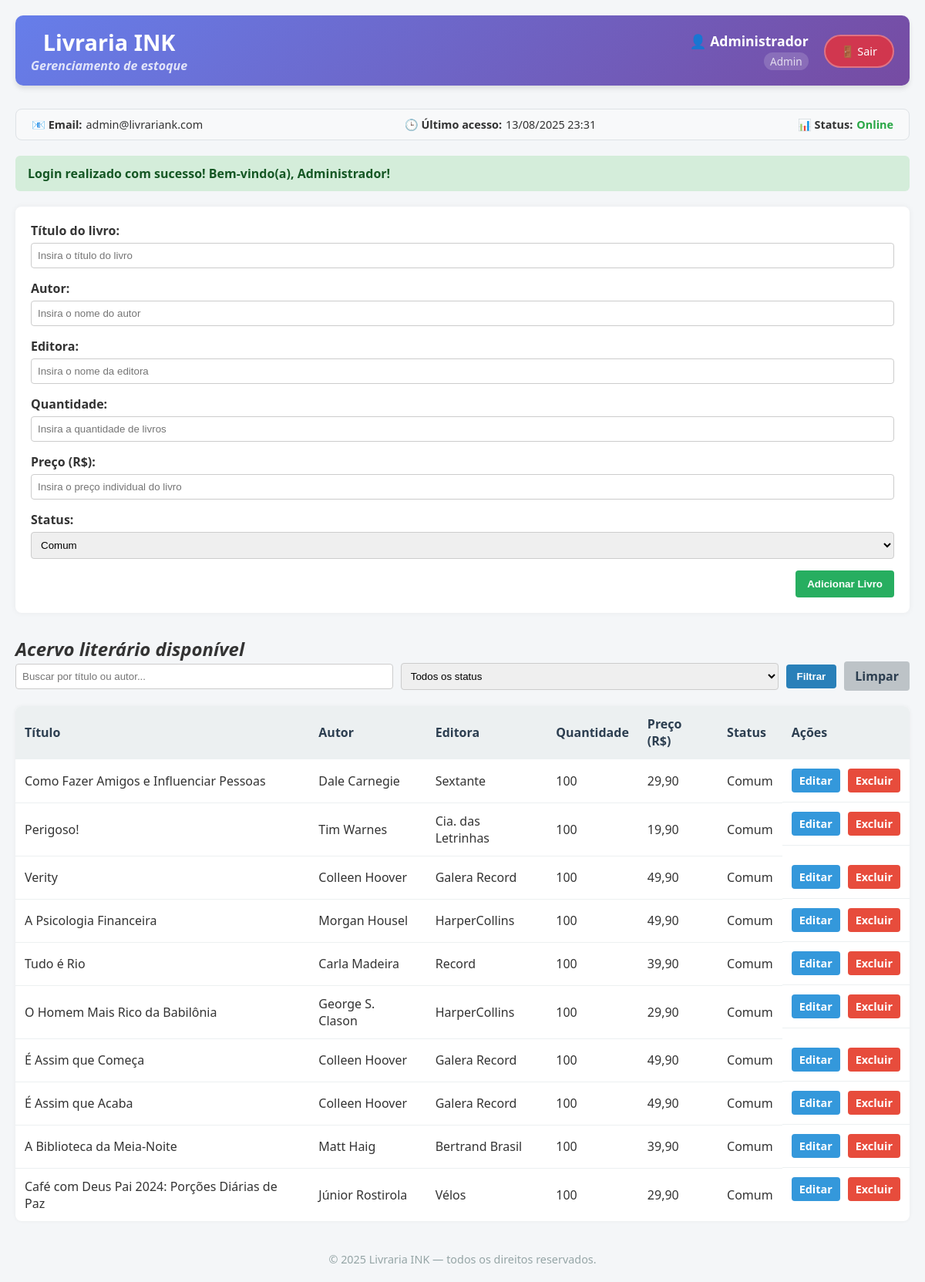
/index.php (signed in), run on the app's committed database.
### tables this page shows
CREATE TABLE livros (
    id INT AUTO_INCREMENT PRIMARY KEY,
    titulo VARCHAR(255) NOT NULL,
    autor VARCHAR(255) NOT NULL,
    editora VARCHAR(255),
    quantidade INT DEFAULT 0,
    preco DECIMAL(10, 2) NOT NULL,
    status ENUM('Comum', 'Raro', 'Coleção', 'Avulso', 'Autografado') NOT NULL DEFAULT 'Comum'
);

### index.php (called while the page is built, shortened)
<?php
require_once 'utils/middleware.php';
require __DIR__ . '/utils/conexao.php';
require __DIR__ . '/models/Livro.php';
require __DIR__ . '/models/LivroDAO.php';
require __DIR__ . '/controllers/LivroController.php';
$controller = new LivroController($conn);
$livroEdit = $controller->buscarLivroParaEdicao();
$livros = $controller->listarLivros();
[$mensagemAuth, $tipoMensagemAuth] = getMensagemFlash();
[$mensagemController, $tipoMensagemController] = $controller->pegarMensagem();
$mensagem = $mensagemController ?: $mensagemAuth;
$tipoMensagem = $mensagemController ? $tipoMensagemController : $tipoMensagemAuth;
$filtros = $controller->getFiltros();
$busca = $filtros['busca'];
$usuarioLogado = getUsuarioLogado();
require __DIR__ . '/views/home.php';

### utils/middleware.php (called while the page is built, shortened)
<?php
function usuarioLogado(): bool
{
    return isset($_SESSION['usuario_id']) &&
           isset($_SESSION['usuario_email']) &&
           !empty($_SESSION['usuario_id']) &&
           is_numeric($_SESSION['usuario_id']);
}
function getUsuarioLogado(): ?array
{
    return [
        'id' => (int)$_SESSION['usuario_id'],
        'nome' => $_SESSION['usuario_nome'] ?? '',
        'email' => $_SESSION['usuario_email'] ?? '',
        'tipo' => $_SESSION['usuario_tipo'] ?? 'funcionario'
    ];
}
function getMensagemFlash(): array
{
    $mensagem = $_SESSION['mensagem'] ?? '';
    $tipo = $_SESSION['tipo_mensagem'] ?? '';
    return [$mensagem, $tipo];
}

### controllers/LivroController.php (called while the page is built, shortened)
<?php
require_once __DIR__ . '/../models/Livro.php';
require_once __DIR__ . '/../models/LivroDAO.php';
class LivroController
{
    private LivroDAO $livroDAO;
    public function __construct(mysqli $conn)
    {
        $this->livroDAO = new LivroDAO($conn);
    }
    public function getFiltros(): array
{
    return [
        'busca' => $_GET['busca'] ?? '',
        'statusFiltro' => $_GET['status'] ?? '',
    ];
}
    public function buscarLivroParaEdicao(): ?Livro
    {
        if (!isset($_GET['editar'])) {
            return null;
        }
        $idEditar = intval($_GET['editar']);
        $livro = $this->livroDAO->buscarPorId($idEditar);
        return $livro;
    }
    public function listarLivros(): array
    {
        $busca = $_GET['busca'] ?? '';
        $statusFiltro = $_GET['status'] ?? '';
        try {
            return $this->livroDAO->listar($busca, $statusFiltro);
        } catch (Exception $e) {
            $this->setMensagem("Erro ao carregar livros.", "alert-danger");
            return [];
        }
    }
    public function pegarMensagem(): array
    {
        $msg = $_SESSION['mensagem'] ?? '';
        $tipo = $_SESSION['tipo_mensagem'] ?? '';
        return [$msg, $tipo];
    }
}

### models/LivroDAO.php (called while the page is built, shortened)
<?php
require_once 'Livro.php';
class LivroDAO
{
    private mysqli $conn;
    public function __construct(mysqli $conn)
    {
        $this->conn = $conn;
    }
    public function listar(string $busca = '', string $status = ''): array
    {
        $where = [];
        $params = [];
        $sql = "SELECT * FROM livros";
        $sql .= " ORDER BY id DESC";
        $stmt = $this->conn->prepare($sql);
        $stmt->execute();
        $res = $stmt->get_result();
        $livros = [];
        while ($row = $res->fetch_assoc()) {
            $livros[] = Livro::fromArray($row);
        }
        return $livros;
    }
}

### models/Livro.php (called while the page is built, shortened)
<?php
class Livro
{
    public function __construct(
        ?int $id = null,
        string $titulo = '',
        string $autor = '',
        string $editora = '',
        int $quantidade = 0,
        float $preco = 0.0,
        string $status = 'Comum'
    ) {
        $this->id = $id;
        $this->titulo = $titulo;
        $this->autor = $autor;
        $this->editora = $editora;
        $this->quantidade = $quantidade;
        $this->preco = $preco;
    }
    public function setStatus(string $status): void
    {
        $this->status = in_array($status, self::STATUS_VALIDOS) ? $status : 'Comum';
    }
    public static function fromArray(array $data): Livro
    {
        return new Livro(
            $data['id'] ?? null,
            $data['titulo'] ?? '',
            $data['autor'] ?? '',
            $data['editora'] ?? '',
            isset($data['quantidade']) ? (int)$data['quantidade'] : 0,
            isset($data['preco']) ? (float)$data['preco'] : 0.0,
            $data['status'] ?? 'Comum'
        );
    }
}

### views/home.php (the view, shortened to what this page needs)
<!DOCTYPE html>
<html lang="pt-BR">
<head>
</head>
<body>
<header>
    <div class="header-main">
        <div class="logo-section">
            <div>
                <h1>Livraria INK</h1>
                <h2><em>Gerenciamento de estoque</em></h2>
            </div>
        </div>
        <div class="user-section">
            <div class="user-info">
                <span class="user-name">👤 <?= htmlspecialchars($usuarioLogado['nome'] ?? 'Usuário', ENT_QUOTES, 'UTF-8') ?></span>
                <span class="user-role"><?= ucfirst($usuarioLogado['tipo'] ?? 'funcionario') ?></span>
            </div>
            <div class="user-actions">
                <a href="?logout=1" class="btn-logout" onclick="return confirm('⚠️ Tem certeza que deseja sair do sistema?');">
                    🚪 Sair
                </a>
            </div>
        </div>
    </div>
</header>
<nav class="info-bar">
    <div class="info-item">
        <strong>📧 Email:</strong> <?= htmlspecialchars($usuarioLogado['email'] ?? '', ENT_QUOTES, 'UTF-8') ?>
    </div>
    <div class="info-item">
        <strong>🕒 Último acesso:</strong> <?= date('d/m/Y H:i') ?>
    </div>
    <div class="info-item">
        <strong>📊 Status:</strong> <span class="status-online">Online</span>
    </div>
</nav>
<?php if ($mensagem): ?>
    <div class="alert <?= htmlspecialchars($tipoMensagem, ENT_QUOTES, 'UTF-8') ?>">
        <?= htmlspecialchars($mensagem, ENT_QUOTES, 'UTF-8') ?>
    </div>
<?php endif; ?>
<form method="POST" action="" class="formulario-livro">
    <div class="campo-form">
        <label for="titulo">Título do livro:</label>
        <input type="text" id="titulo" name="titulo" placeholder="Insira o título do livro"
               value="<?= htmlspecialchars($livroEdit->titulo ?? '', ENT_QUOTES, 'UTF-8') ?>" required />
    </div>
    <div class="campo-form">
        <label for="autor">Autor:</label>
        <input type="text" id="autor" name="autor" placeholder="Insira o nome do autor"
               value="<?= htmlspecialchars($livroEdit->autor ?? '', ENT_QUOTES, 'UTF-8') ?>" required />
    </div>
    <div class="campo-form">
        <label for="editora">Editora:</label>
        <input type="text" id="editora" name="editora" placeholder="Insira o nome da editora"
               value="<?= htmlspecialchars($livroEdit->editora ?? '', ENT_QUOTES, 'UTF-8') ?>" required />
    </div>
    <div class="campo-form">
        <label for="quantidade">Quantidade:</label>
        <input type="number" id="quantidade" name="quantidade" placeholder="Insira a quantidade de livros"
               value="<?= htmlspecialchars($livroEdit->quantidade ?? '', ENT_QUOTES, 'UTF-8') ?>" min="1" required />
    </div>
    <div class="campo-form">
        <label for="preco">Preço (R$):</label>
        <input type="text" id="preco" name="preco" placeholder="Insira o preço individual do livro"
               value="<?= isset($livroEdit->preco) ? number_format($livroEdit->preco, 2, ',', '') : '' ?>"
               pattern="^\d+(\,\d{1,2})?$" title="Formato: 0,00" required />
    </div>
    <div class="campo-form">
        <label for="status">Status:</label>
        <select id="status" name="status" required>
            <?php foreach (Livro::STATUS_VALIDOS as $option): ?>
                <option value="<?= htmlspecialchars($option, ENT_QUOTES, 'UTF-8') ?>"
                    <?= (isset($livroEdit->status) && $livroEdit->status === $option) ? 'selected' : '' ?>>
                    <?= htmlspecialchars($option, ENT_QUOTES, 'UTF-8') ?>
                </option>
            <?php endforeach; ?>
        </select>
    </div>
    <div class="acoes-formulario">
        <button type="submit" class="<?= ($livroEdit && $livroEdit->id !== null) ? 'btn-editar' : 'btn-adicionar' ?>">
            <?= ($livroEdit && $livroEdit->id !== null) ? 'Atualizar Livro' : 'Adicionar Livro' ?>
        </button>
    </div>
</form>
<h2><em>Acervo literário disponível</em></h2>
<form method="GET" action="" class="filtro-busca">
    <input type="text" name="busca" placeholder="Buscar por título ou autor..."
           value="<?= htmlspecialchars($busca, ENT_QUOTES, 'UTF-8') ?>" />
    <select name="status">
        <option value="">Todos os status</option>
    </select>
    <button type="submit" class="btn-filtrar">Filtrar</button>
    <a href="<?= htmlspecialchars(strtok($_SERVER['REQUEST_URI'], '?'), ENT_QUOTES, 'UTF-8') ?>" class="btn-limpar">Limpar</a>
</form>
<table class="tabela-livros">
    <thead>
    <tr>
        <th>Título</th>
        <th>Autor</th>
        <th>Editora</th>
        <th>Quantidade</th>
        <th>Preço (R$)</th>
        <th>Status</th>
        <th>Ações</th>
    </tr>
    </thead>
    <tbody>
    <?php if (!empty($livros)): ?>
        <?php foreach ($livros as $livro): ?>
            <tr>
                <td><?= htmlspecialchars($livro->titulo, ENT_QUOTES, 'UTF-8') ?></td>
                <td><?= htmlspecialchars($livro->autor, ENT_QUOTES, 'UTF-8') ?></td>
                <td><?= htmlspecialchars($livro->editora, ENT_QUOTES, 'UTF-8') ?></td>
                <td><?= (int)$livro->quantidade ?></td>
                <td><?= number_format($livro->preco, 2, ',', '.') ?></td>
                <td><?= htmlspecialchars($livro->status, ENT_QUOTES, 'UTF-8') ?></td>
                <td class="acoes-tabela">
                    <a href="?editar=<?= (int)$livro->id ?>" class="btn-editar">Editar</a>
                    <a href="?excluir=<?= (int)$livro->id ?>" class="btn-excluir"
                       onclick="return confirm('Tem certeza que deseja excluir este livro?');">
                        Excluir
                    </a>
                </td>
            </tr>
        <?php endforeach; ?>
    <?php endif; ?>
    </tbody>
</table>
<footer>
    &copy; <?= date('Y') ?> Livraria INK — todos os direitos reservados.
</footer>
</body>
</html>

### views/home.php (style rules this page uses)
* { margin: 0; padding: 0; box-sizing: border-box; }
body { font-family: 'Segoe UI', Tahoma, Geneva, Verdana, sans-serif; background-color: #f4f6f8; color: #333; padding: 20px; }
header { text-align: center; margin-bottom: 30px; }
header h1 { font-size: 2em; margin-top: 10px; color: #2c3e50; }
header h2 { font-size: 1.2em; color: #7f8c8d; }
.alert { padding: 12px 16px; border-radius: 6px; margin-bottom: 20px; font-weight: bold; }
.alert-success { background-color: #d4edda; color: #155724; }
.formulario-livro { background-color: #ffffff; padding: 20px; margin-bottom: 30px; border-radius: 8px; box-shadow: 0 0 8px rgba(0, 0, 0, 0.05); }
.campo-form { margin-bottom: 15px; }
.campo-form label { display: block; margin-bottom: 5px; font-weight: bold; }
.campo-form input, .campo-form select { width: 100%; padding: 8px; border: 1px solid #ccc; border-radius: 4px; }
.acoes-formulario { margin-top: 10px; display: flex; justify-content: flex-end; }
.acoes-formulario button, .acoes-formulario .btn-cancelar { padding: 10px 15px; border: none; border-radius: 4px; font-weight: bold; text-decoration: none; cursor: pointer; }
.btn-adicionar { background-color: #27ae60; color: white; margin-left: auto; display: block; }
.btn-editar { background-color: #2980b9; color: white; }
.filtro-busca { display: flex; flex-wrap: wrap; gap: 10px; margin-bottom: 20px; align-items: center; }
.filtro-busca input, .filtro-busca select { padding: 8px; border: 1px solid #ccc; border-radius: 4px; flex: 1; min-width: 180px; }
.btn-filtrar, .btn-limpar { padding: 8px 14px; border: none; border-radius: 4px; cursor: pointer; font-weight: bold; }
.btn-filtrar { background-color: #2980b9; color: white; }
.btn-limpar { background-color: #bdc3c7; color: #2c3e50; text-decoration: none; }
.tabela-livros { width: 100%; border-collapse: collapse; margin-top: 10px; background-color: white; border-radius: 8px; overflow: hidden; box-shadow: 0 0 5px rgba(0, 0, 0, 0.05); }
.tabela-livros th, .tabela-livros td { padding: 12px; border-bottom: 1px solid #ecf0f1; text-align: left; }
.tabela-livros th { background-color: #ecf0f1; color: #2c3e50; }
.tabela-livros tr:last-child td { border-bottom: none; }
.acoes-tabela { display: flex; gap: 10px; }
.acoes-tabela a { padding: 6px 10px; font-size: 0.9em; text-decoration: none; border-radius: 4px; font-weight: bold; }
.acoes-tabela .btn-editar { background-color: #3498db; color: white; }
.acoes-tabela .btn-excluir { background-color: #e74c3c; color: white; }
footer { text-align: center; margin-top: 40px; color: #95a5a6; font-size: 0.9em; }
.header-main { display: flex; justify-content: space-between; align-items: center; background: linear-gradient(135deg, #667eea 0%, #764ba2 100%); color: white; padding: 15px 20px; border-radius: 10px; margin-bottom: 20px; box-shadow: 0 4px 6px rgba(0, 0, 0, 0.1); }
.logo-section { display: flex; align-items: center; gap: 15px; }
.logo-section h1 { color: white; margin: 0; font-size: 1.8rem; }
.logo-section h2 { color: rgba(255, 255, 255, 0.8); margin: 0; font-size: 1rem; }
.user-section { display: flex; align-items: center; gap: 20px; }
.user-info { text-align: right; }
.user-name { display: block; font-weight: bold; font-size: 1.1rem; margin-bottom: 3px; }
.user-role { font-size: 0.85rem; opacity: 0.8; background: rgba(255, 255, 255, 0.2); padding: 2px 8px; border-radius: 12px; }
.btn-logout { background: rgba(220, 53, 69, 0.9); color: white; text-decoration: none; padding: 10px 20px; border-radius: 25px; font-size: 0.9rem; font-weight: 500; transition: all 0.3s ease; border: 2px solid rgba(255, 255, 255, 0.3); backdrop-filter: blur(5px); }
.info-bar { background: #f8f9fa; border: 1px solid #dee2e6; border-radius: 8px; padding: 10px 20px; margin-bottom: 20px; display: flex; justify-content: space-between; align-items: center; font-size: 0.9rem; }
.info-item { display: flex; align-items: center; gap: 5px; }
.status-online { color: #28a745; font-weight: bold; }

### data on the page
livros: titulo "Como Fazer Amigos e Influenciar Pessoas", autor "Dale Carnegie", editora "Sextante", quantidade "100", preco "29,90", status "Comum"
livros: titulo "Perigoso!", autor "Tim Warnes", editora "Cia. das Letrinhas", quantidade "100", preco "19,90", status "Comum"
livros: titulo "Verity", autor "Colleen Hoover", editora "Galera Record", quantidade "100", preco "49,90", status "Comum"
livros: titulo "A Psicologia Financeira", autor "Morgan Housel", editora "HarperCollins", quantidade "100", preco "49,90", status "Comum"
livros: titulo "Tudo é Rio", autor "Carla Madeira", editora "Record", quantidade "100", preco "39,90", status "Comum"
livros: titulo "O Homem Mais Rico da Babilônia", autor "George S. Clason", editora "HarperCollins", quantidade "100", preco "29,90", status "Comum"
livros: titulo "É Assim que Começa", autor "Colleen Hoover", editora "Galera Record", quantidade "100", preco "49,90", status "Comum"
livros: titulo "É Assim que Acaba", autor "Colleen Hoover", editora "Galera Record", quantidade "100", preco "49,90", status "Comum"
livros: titulo "A Biblioteca da Meia-Noite", autor "Matt Haig", editora "Bertrand Brasil", quantidade "100", preco "39,90", status "Comum"
livros: titulo "Café com Deus Pai 2024: Porções Diárias de Paz", autor "Júnior Rostirola", editora "Vélos", quantidade "100", preco "29,90", status "Comum"

### other printed values
$usuarioLogado['nome'] "Administrador"
$usuarioLogado['tipo'] "Admin"
$usuarioLogado['email'] "admin@livrariank.com"
$mensagem "Login realizado com sucesso! Bem-vindo(a), Administrador!"
form field status "Comum"
